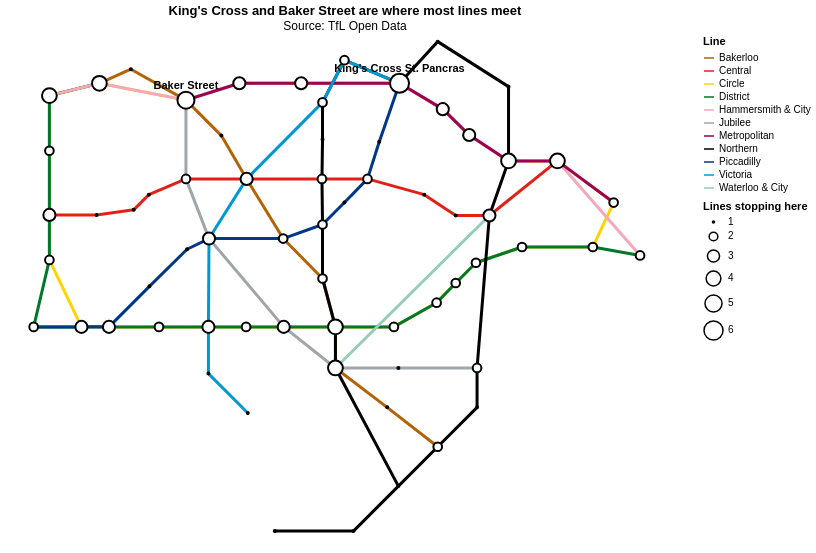

The notebook cell this image was saved under:
### Markdown cell above
**C2.** Draw the Tube as a diagram, as in tutorial §4a, but **size each station by how many lines stop there**, and name the
stations with **five or more** lines (more names would pile up in the middle). The colours now have a key.

### Code cell
dots_table = stations.merge(lines_at, left_on='name', right_index=True)   # as in tutorial §3

# The same join as the tutorial: each edge gets both of its ends
track = (edges
    .merge(stations, left_on='source', right_on='name')
    .merge(stations, left_on='target', right_on='name', suffixes=('', '2')))

# The diagram layout from tutorial §4a: x across, y down the page (reverse=True flips it)
where = dict(x=alt.X('x:Q', scale=alt.Scale(domain=[20, 1230]), axis=None),
             y=alt.Y('y:Q', scale=alt.Scale(domain=[100, 1010], reverse=True), axis=None))

# TfL's own colour for each line, with a key (scale=None would use the colours but give no key)
key = edges[['line', 'colour']].drop_duplicates()
line_colours = alt.Scale(domain=key['line'].tolist(), range=key['colour'].tolist())

rails = alt.Chart(track).mark_rule(strokeWidth=3).encode(
    **where, x2='x2:Q', y2='y2:Q', color=alt.Color('line:N', scale=line_colours, title='Line'))
dots = alt.Chart(dots_table).mark_circle(color='white', stroke='black', opacity=1).encode(
    **where, size=alt.Size('lines:Q', title='Lines stopping here', scale=alt.Scale(domain=[1, 6]),
                           legend=alt.Legend(values=[1, 2, 3, 4, 5, 6])),
    tooltip=['name:N', 'lines:Q'])
names = alt.Chart(dots_table).mark_text(dy=-14, fontWeight='bold', fontSize=11).encode(
    **where, text='name:N').transform_filter('datum.lines >= 5')

(rails + dots + names).properties(
    width=680, height=512,
    title=alt.Title("King's Cross and Baker Street are where most lines meet", subtitle='Source: TfL Open Data')
).configure_view(stroke=None)

### Figure 1 — Vega-Lite specification as saved in the notebook (floating-point values rounded to 4 significant figures; data arrays with more than 128 entries replaced by an {"elided": "..."} marker saying what was removed)
{"config": {"view": {"continuousWidth": 300, "continuousHeight": 300, "stroke": null}}, "layer": [{"data": {"name": "data-30631b94736948ff8d3bd47f61b6dc03"}, "mark": {"type": "rule", "strokeWidth": 3}, "encoding": {"color": {"field": "line", "scale": {"domain": ["Bakerloo", "Central", "Circle", "District", "Hammersmith & City", "Jubilee", "Metropolitan", "Northern", "Piccadilly", "Victoria", "Waterloo & City"], "range": ["#B36305", "#E32017", "#FFD300", "#00782A", "#F3A9BB", "#A0A5A9", "#9B0056", "#000000", "#003688", "#0098D4", "#95CDBA"]}, "title": "Line", "type": "nominal"}, "x": {"axis": null, "field": "x", "scale": {"domain": [20, 1230]}, "type": "quantitative"}, "x2": {"field": "x2"}, "y": {"axis": null, "field": "y", "scale": {"domain": [100, 1010], "reverse": true}, "type": "quantitative"}, "y2": {"field": "y2"}}}, {"data": {"name": "data-7fdbb3a5d95571bf14505b632b8f8b95"}, "mark": {"type": "circle", "color": "white", "opacity": 1, "stroke": "black"}, "encoding": {"size": {"field": "lines", "legend": {"values": [1, 2, 3, 4, 5, 6]}, "scale": {"domain": [1, 6]}, "title": "Lines stopping here", "type": "quantitative"}, "tooltip": [{"field": "name", "type": "nominal"}, {"field": "lines", "type": "quantitative"}], "x": {"axis": null, "field": "x", "scale": {"domain": [20, 1230]}, "type": "quantitative"}, "y": {"axis": null, "field": "y", "scale": {"domain": [100, 1010], "reverse": true}, "type": "quantitative"}}}, {"data": {"name": "data-7fdbb3a5d95571bf14505b632b8f8b95"}, "mark": {"type": "text", "dy": -14, "fontSize": 11, "fontWeight": "bold"}, "encoding": {"text": {"field": "name", "type": "nominal"}, "x": {"axis": null, "field": "x", "scale": {"domain": [20, 1230]}, "type": "quantitative"}, "y": {"axis": null, "field": "y", "scale": {"domain": [100, 1010], "reverse": true}, "type": "quantitative"}}, "transform": [{"filter": "datum.lines >= 5"}]}], "height": 512, "title": {"text": "King's Cross and Baker Street are where most lines meet", "subtitle": "Source: TfL Open Data"}, "width": 680, "$schema": "https://vega.github.io/schema/vega-lite/v6.4.1.json", "datasets": {"data-30631b94736948ff8d3bd47f61b6dc03": {"elided": "130 records"}, "data-7fdbb3a5d95571bf14505b632b8f8b95": [{"name": "Aldgate", "lon": -0.07569, "lat": 51.51, "zone": "1", "x": 1103, "y": 396, "label": "Aldgate", "label_x": 1088, "label_y": 398, "align": "right", "lines": 2}, {"name": "Aldgate East", "lon": -0.07238, "lat": 51.52, "zone": "1", "x": 1150, "y": 490, "label": "Aldgate\nEast", "label_x": 1150, "label_y": 514, "align": "center", "lines": 2}, {"name": "Angel", "lon": -0.1064, "lat": 51.53, "zone": "1", "x": 790, "y": 110, "label": "Angel", "label_x": 804, "label_y": 114, "align": "left", "lines": 1}, {"name": "Baker Street", "lon": -0.1571, "lat": 51.52, "zone": "1", "x": 342, "y": 214, "label": "Baker\nStreet", "label_x": 372, "label_y": 216, "align": "left", "lines": 5}, {"name": "Bank", "lon": -0.09005, "lat": 51.51, "zone": "1", "x": 882, "y": 419, "label": "Bank", "label_x": 896, "label_y": 441, "align": "left", "lines": 3}, {"name": "Barbican", "lon": -0.09799, "lat": 51.52, "zone": "1", "x": 846, "y": 276, "label": "Barbican", "label_x": 861, "label_y": 272, "align": "left", "lines": 3}, {"name": "Battersea Power Station", "lon": -0.1421, "lat": 51.48, "zone": "1", "x": 500, "y": 980, "label": "Battersea\nPower Station", "label_x": 500, "label_y": 1004, "align": "center", "lines": 1}, {"name": "Bayswater", "lon": -0.1879, "lat": 51.51, "zone": "1", "x": 99, "y": 304, "label": "Bayswater", "label_x": 113, "label_y": 308, "align": "left", "lines": 2}, {"name": "Blackfriars", "lon": -0.1037, "lat": 51.51, "zone": "1", "x": 788, "y": 574, "label": "Blackfriars", "label_x": 773, "label_y": 572, "align": "right", "lines": 2}, {"name": "Bond Street", "lon": -0.1497, "lat": 51.51, "zone": "1", "x": 342, "y": 354, "label": "Bond Street", "label_x": 326, "label_y": 342, "align": "right", "lines": 2}, {"name": "Borough", "lon": -0.09337, "lat": 51.5, "zone": "1", "x": 860, "y": 760, "label": "Borough", "label_x": 874, "label_y": 764, "align": "left", "lines": 1}, {"name": "Cannon Street", "lon": -0.09043, "lat": 51.51, "zone": "1", "x": 858, "y": 503, "label": "Cannon Street", "label_x": 843, "label_y": 501, "align": "right", "lines": 2}, {"name": "Chancery Lane", "lon": -0.1116, "lat": 51.52, "zone": "1", "x": 766, "y": 382, "label": "Chancery Lane", "label_x": 781, "label_y": 380, "align": "left", "lines": 1}, {"name": "Charing Cross", "lon": -0.1273, "lat": 51.51, "zone": "1", "x": 585, "y": 531, "label": "Charing Cross", "label_x": 600, "label_y": 527, "align": "left", "lines": 2}, {"name": "Covent Garden", "lon": -0.1244, "lat": 51.51, "zone": "1", "x": 624, "y": 396, "label": "Covent Garden", "label_x": 639, "label_y": 394, "align": "left", "lines": 1}, {"name": "Earl's Court", "lon": -0.1934, "lat": 51.49, "zone": "1+2", "x": 71, "y": 617, "label": "Earl's\nCourt", "label_x": 69, "label_y": 649, "align": "center", "lines": 2}, {"name": "Edgware Road", "lon": -0.1678, "lat": 51.52, "zone": "1", "x": 188, "y": 184, "label": "Edgware\nRoad", "label_x": 202, "label_y": 206, "align": "left", "lines": 4}, {"name": "Elephant & Castle", "lon": -0.1006, "lat": 51.49, "zone": "1+2", "x": 790, "y": 830, "label": "Elephant\n& Castle", "label_x": 804, "label_y": 838, "align": "left", "lines": 2}, {"name": "Embankment", "lon": -0.1227, "lat": 51.51, "zone": "1", "x": 608, "y": 617, "label": "Embankment", "label_x": 596, "label_y": 601, "align": "right", "lines": 4}, {"name": "Euston", "lon": -0.1338, "lat": 51.53, "zone": "1", "x": 624, "y": 143, "label": "Euston", "label_x": 624, "label_y": 127, "align": "center", "lines": 2}, {"name": "Euston Square", "lon": -0.1358, "lat": 51.53, "zone": "1", "x": 547, "y": 184, "label": "Euston\nSquare", "label_x": 539, "label_y": 210, "align": "center", "lines": 3}, {"name": "Farringdon", "lon": -0.1049, "lat": 51.52, "zone": "1", "x": 799, "y": 230, "label": "Farringdon", "label_x": 814, "label_y": 226, "align": "left", "lines": 3}, {"name": "Gloucester Road", "lon": -0.1827, "lat": 51.49, "zone": "1", "x": 156, "y": 617, "label": "Gloucester\nRoad", "label_x": 148, "label_y": 581, "align": "center", "lines": 3}, {"name": "Goodge Street", "lon": -0.1344, "lat": 51.52, "zone": "1", "x": 585, "y": 284, "label": "Goodge\nStreet", "label_x": 599, "label_y": 284, "align": "left", "lines": 1}, {"name": "Great Portland Street", "lon": -0.1443, "lat": 51.52, "zone": "1", "x": 437, "y": 184, "label": "Great Portland\nStreet", "label_x": 437, "label_y": 154, "align": "center", "lines": 3}, {"name": "Green Park", "lon": -0.1428, "lat": 51.51, "zone": "1", "x": 383, "y": 460, "label": "Green Park", "label_x": 397, "label_y": 450, "align": "left", "lines": 3}, {"name": "High Street Kensington", "lon": -0.1928, "lat": 51.5, "zone": "1", "x": 99, "y": 498, "label": "High Street Kensington", "label_x": 113, "label_y": 502, "align": "left", "lines": 2}, {"name": "Holborn", "lon": -0.1205, "lat": 51.52, "zone": "1", "x": 665, "y": 354, "label": "Holborn", "label_x": 680, "label_y": 374, "align": "left", "lines": 2}, {"name": "Hyde Park Corner", "lon": -0.1524, "lat": 51.5, "zone": "1", "x": 344, "y": 479, "label": "Hyde Park Corner", "label_x": 330, "label_y": 475, "align": "right", "lines": 1}, {"name": "Kennington", "lon": -0.106, "lat": 51.49, "zone": "1+2", "x": 720, "y": 900, "label": "Kennington", "label_x": 734, "label_y": 906, "align": "left", "lines": 1}, {"name": "King's Cross St. Pancras", "lon": -0.1232, "lat": 51.53, "zone": "1", "x": 722, "y": 184, "label": "King's Cross\nSt. Pancras", "label_x": 762, "label_y": 160, "align": "left", "lines": 6}, {"name": "Knightsbridge", "lon": -0.1605, "lat": 51.5, "zone": "1", "x": 277, "y": 545, "label": "Knightsbridge", "label_x": 262, "label_y": 541, "align": "right", "lines": 1}, {"name": "Lambeth North", "lon": -0.1123, "lat": 51.5, "zone": "1", "x": 700, "y": 760, "label": "Lambeth\nNorth", "label_x": 714, "label_y": 754, "align": "left", "lines": 1}, {"name": "Lancaster Gate", "lon": -0.1755, "lat": 51.51, "zone": "1", "x": 249, "y": 409, "label": "Lancaster\nGate", "label_x": 263, "label_y": 423, "align": "left", "lines": 1}, {"name": "Leicester Square", "lon": -0.1284, "lat": 51.51, "zone": "1", "x": 585, "y": 435, "label": "Leicester Square", "label_x": 600, "label_y": 439, "align": "left", "lines": 2}, {"name": "Liverpool Street", "lon": -0.08318, "lat": 51.52, "zone": "1", "x": 1003, "y": 322, "label": "Liverpool St", "label_x": 1017, "label_y": 312, "align": "left", "lines": 4}, {"name": "London Bridge", "lon": -0.08887, "lat": 51.51, "zone": "1", "x": 860, "y": 690, "label": "London Bridge", "label_x": 874, "label_y": 694, "align": "left", "lines": 2}, {"name": "Mansion House", "lon": -0.09401, "lat": 51.51, "zone": "1", "x": 822, "y": 539, "label": "Mansion House", "label_x": 807, "label_y": 537, "align": "right", "lines": 2}, {"name": "Marble Arch", "lon": -0.159, "lat": 51.51, "zone": "1", "x": 276, "y": 382, "label": "Marble Arch", "label_x": 262, "label_y": 376, "align": "right", "lines": 1}, {"name": "Marylebone", "lon": -0.1632, "lat": 51.52, "zone": "1", "x": 244, "y": 159, "label": "Marylebone", "label_x": 244, "label_y": 145, "align": "center", "lines": 1}, {"name": "Monument", "lon": -0.08597, "lat": 51.51, "zone": "1", "x": 940, "y": 475, "label": "Monument", "label_x": 940, "label_y": 501, "align": "center", "lines": 2}, {"name": "Moorgate", "lon": -0.08832, "lat": 51.52, "zone": "1", "x": 916, "y": 322, "label": "Moorgate", "label_x": 904, "label_y": 344, "align": "right", "lines": 4}, {"name": "Nine Elms", "lon": -0.1285, "lat": 51.48, "zone": "1", "x": 640, "y": 980, "label": "Nine Elms", "label_x": 640, "label_y": 1004, "align": "center", "lines": 1}, {"name": "Notting Hill Gate", "lon": -0.1961, "lat": 51.51, "zone": "1+2", "x": 99, "y": 418, "label": "Notting\nHill Gate", "label_x": 113, "label_y": 394, "align": "left", "lines": 3}, {"name": "Old Street", "lon": -0.08777, "lat": 51.53, "zone": "1", "x": 916, "y": 190, "label": "Old Street", "label_x": 930, "label_y": 194, "align": "left", "lines": 1}, {"name": "Oxford Circus", "lon": -0.1419, "lat": 51.52, "zone": "1", "x": 450, "y": 354, "label": "Oxford\nCircus", "label_x": 434, "label_y": 324, "align": "right", "lines": 3}, {"name": "Paddington", "lon": -0.1783, "lat": 51.52, "zone": "1", "x": 99, "y": 206, "label": "Paddington", "label_x": 113, "label_y": 226, "align": "left", "lines": 4}, {"name": "Piccadilly Circus", "lon": -0.1338, "lat": 51.51, "zone": "1", "x": 515, "y": 460, "label": "Piccadilly\nCircus", "label_x": 509, "label_y": 484, "align": "center", "lines": 2}, {"name": "Pimlico", "lon": -0.1338, "lat": 51.49, "zone": "1", "x": 382, "y": 700, "label": "Pimlico", "label_x": 396, "label_y": 704, "align": "left", "lines": 1}, {"name": "Queensway", "lon": -0.1872, "lat": 51.51, "zone": "1", "x": 183, "y": 418, "label": "Queensway", "label_x": 179, "label_y": 440, "align": "center", "lines": 1}, {"name": "Regent's Park", "lon": -0.1464, "lat": 51.52, "zone": "1", "x": 405, "y": 277, "label": "Regent's Park", "label_x": 419, "label_y": 281, "align": "left", "lines": 1}, {"name": "Russell Square", "lon": -0.1243, "lat": 51.52, "zone": "1", "x": 686, "y": 288, "label": "Russell Square", "label_x": 700, "label_y": 292, "align": "left", "lines": 1}, {"name": "Sloane Square", "lon": -0.1564, "lat": 51.49, "zone": "1", "x": 294, "y": 617, "label": "Sloane\nSquare", "label_x": 292, "label_y": 649, "align": "center", "lines": 2}, {"name": "South Kensington", "lon": -0.1741, "lat": 51.49, "zone": "1", "x": 205, "y": 617, "label": "South\nKensington", "label_x": 203, "label_y": 649, "align": "center", "lines": 3}, {"name": "Southwark", "lon": -0.1053, "lat": 51.5, "zone": "1", "x": 720, "y": 690, "label": "Southwark", "label_x": 720, "label_y": 714, "align": "center", "lines": 1}, {"name": "St. James's Park", "lon": -0.1336, "lat": 51.5, "zone": "1", "x": 449, "y": 617, "label": "St. James's\nPark", "label_x": 445, "label_y": 583, "align": "center", "lines": 2}, {"name": "St. Paul's", "lon": -0.09757, "lat": 51.51, "zone": "1", "x": 822, "y": 419, "label": "St. Paul's", "label_x": 818, "label_y": 445, "align": "center", "lines": 1}, {"name": "Temple", "lon": -0.1143, "lat": 51.51, "zone": "1", "x": 712, "y": 617, "label": "Temple", "label_x": 710, "label_y": 649, "align": "center", "lines": 2}, {"name": "Tottenham Court Road", "lon": -0.1304, "lat": 51.52, "zone": "1", "x": 584, "y": 354, "label": "Tottenham\nCourt Road", "label_x": 570, "label_y": 372, "align": "right", "lines": 2}, {"name": "Tower Hill", "lon": -0.07655, "lat": 51.51, "zone": "1", "x": 1066, "y": 475, "label": "Tower Hill", "label_x": 1058, "label_y": 461, "align": "center", "lines": 2}, {"name": "Vauxhall", "lon": -0.1242, "lat": 51.49, "zone": "1+2", "x": 452, "y": 770, "label": "Vauxhall", "label_x": 466, "label_y": 774, "align": "left", "lines": 1}, {"name": "Victoria", "lon": -0.1431, "lat": 51.5, "zone": "1", "x": 382, "y": 617, "label": "Victoria", "label_x": 380, "label_y": 649, "align": "center", "lines": 3}, {"name": "Warren Street", "lon": -0.1383, "lat": 51.52, "zone": "1", "x": 585, "y": 218, "label": "Warren\nStreet", "label_x": 602, "label_y": 234, "align": "left", "lines": 2}, {"name": "Waterloo", "lon": -0.1148, "lat": 51.5, "zone": "1", "x": 608, "y": 690, "label": "Waterloo", "label_x": 594, "label_y": 708, "align": "right", "lines": 4}, {"name": "Westminster", "lon": -0.1249, "lat": 51.5, "zone": "1", "x": 516, "y": 617, "label": "Westminster", "label_x": 514, "label_y": 649, "align": "center", "lines": 3}]}}
